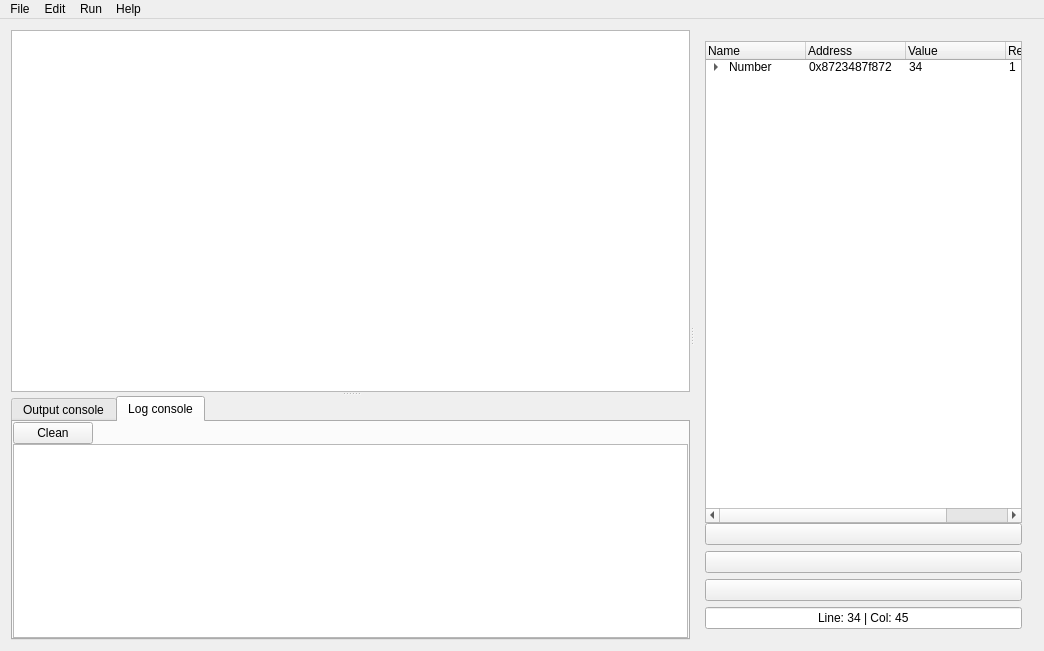
<?xml version="1.0" encoding="UTF-8"?>
<ui version="4.0">
 <class>cexi_ide</class>
 <widget class="QMainWindow" name="cexi_ide">
  <property name="geometry">
   <rect>
    <x>0</x>
    <y>0</y>
    <width>1044</width>
    <height>651</height>
   </rect>
  </property>
  <property name="windowTitle">
   <string>cexi_ide</string>
  </property>
  <widget class="QWidget" name="centralWidget">
   <layout class="QHBoxLayout" name="horizontalLayout">
    <item>
     <widget class="QSplitter" name="splitter_2">
      <property name="sizePolicy">
       <sizepolicy hsizetype="Expanding" vsizetype="Preferred">
        <horstretch>0</horstretch>
        <verstretch>0</verstretch>
       </sizepolicy>
      </property>
      <property name="minimumSize">
       <size>
        <width>100</width>
        <height>0</height>
       </size>
      </property>
      <property name="baseSize">
       <size>
        <width>100</width>
        <height>0</height>
       </size>
      </property>
      <property name="orientation">
       <enum>Qt::Horizontal</enum>
      </property>
      <property name="childrenCollapsible">
       <bool>true</bool>
      </property>
      <widget class="QSplitter" name="splitter">
       <property name="sizePolicy">
        <sizepolicy hsizetype="Ignored" vsizetype="Preferred">
         <horstretch>0</horstretch>
         <verstretch>0</verstretch>
        </sizepolicy>
       </property>
       <property name="minimumSize">
        <size>
         <width>0</width>
         <height>0</height>
        </size>
       </property>
       <property name="baseSize">
        <size>
         <width>0</width>
         <height>0</height>
        </size>
       </property>
       <property name="frameShape">
        <enum>QFrame::NoFrame</enum>
       </property>
       <property name="frameShadow">
        <enum>QFrame::Plain</enum>
       </property>
       <property name="midLineWidth">
        <number>0</number>
       </property>
       <property name="orientation">
        <enum>Qt::Vertical</enum>
       </property>
       <property name="opaqueResize">
        <bool>true</bool>
       </property>
       <property name="childrenCollapsible">
        <bool>true</bool>
       </property>
       <widget class="QPlainTextEdit" name="plainTextEdit">
        <property name="sizePolicy">
         <sizepolicy hsizetype="Maximum" vsizetype="Maximum">
          <horstretch>0</horstretch>
          <verstretch>2</verstretch>
         </sizepolicy>
        </property>
        <property name="minimumSize">
         <size>
          <width>133</width>
          <height>100</height>
         </size>
        </property>
        <property name="baseSize">
         <size>
          <width>200</width>
          <height>200</height>
         </size>
        </property>
       </widget>
       <widget class="QTabWidget" name="tabWidget">
        <property name="sizePolicy">
         <sizepolicy hsizetype="Minimum" vsizetype="Minimum">
          <horstretch>0</horstretch>
          <verstretch>0</verstretch>
         </sizepolicy>
        </property>
        <property name="baseSize">
         <size>
          <width>0</width>
          <height>0</height>
         </size>
        </property>
        <property name="currentIndex">
         <number>1</number>
        </property>
        <widget class="QWidget" name="tab">
         <property name="baseSize">
          <size>
           <width>0</width>
           <height>20</height>
          </size>
         </property>
         <attribute name="title">
          <string>Output console</string>
         </attribute>
         <layout class="QVBoxLayout" name="verticalLayout_5">
          <property name="spacing">
           <number>0</number>
          </property>
          <property name="leftMargin">
           <number>0</number>
          </property>
          <property name="topMargin">
           <number>0</number>
          </property>
          <property name="rightMargin">
           <number>0</number>
          </property>
          <property name="bottomMargin">
           <number>0</number>
          </property>
          <item>
           <layout class="QHBoxLayout" name="horizontalLayout_3">
            <item>
             <widget class="QPushButton" name="pushButton_5">
              <property name="text">
               <string>Clean</string>
              </property>
             </widget>
            </item>
            <item>
             <spacer name="horizontalSpacer_2">
              <property name="orientation">
               <enum>Qt::Horizontal</enum>
              </property>
              <property name="sizeHint" stdset="0">
               <size>
                <width>40</width>
                <height>20</height>
               </size>
              </property>
             </spacer>
            </item>
           </layout>
          </item>
          <item>
           <widget class="QPlainTextEdit" name="plainTextEdit_3">
            <property name="sizePolicy">
             <sizepolicy hsizetype="Expanding" vsizetype="Expanding">
              <horstretch>0</horstretch>
              <verstretch>0</verstretch>
             </sizepolicy>
            </property>
           </widget>
          </item>
         </layout>
        </widget>
        <widget class="QWidget" name="tab_2">
         <attribute name="title">
          <string>Log console</string>
         </attribute>
         <layout class="QVBoxLayout" name="verticalLayout_4">
          <property name="spacing">
           <number>0</number>
          </property>
          <property name="leftMargin">
           <number>0</number>
          </property>
          <property name="topMargin">
           <number>0</number>
          </property>
          <property name="rightMargin">
           <number>0</number>
          </property>
          <property name="bottomMargin">
           <number>0</number>
          </property>
          <item>
           <layout class="QHBoxLayout" name="horizontalLayout_2">
            <item>
             <widget class="QPushButton" name="pushButton_4">
              <property name="text">
               <string>Clean</string>
              </property>
             </widget>
            </item>
            <item>
             <spacer name="horizontalSpacer">
              <property name="orientation">
               <enum>Qt::Horizontal</enum>
              </property>
              <property name="sizeHint" stdset="0">
               <size>
                <width>40</width>
                <height>20</height>
               </size>
              </property>
             </spacer>
            </item>
           </layout>
          </item>
          <item>
           <widget class="QPlainTextEdit" name="plainTextEdit_2">
            <property name="sizePolicy">
             <sizepolicy hsizetype="Minimum" vsizetype="Expanding">
              <horstretch>0</horstretch>
              <verstretch>0</verstretch>
             </sizepolicy>
            </property>
           </widget>
          </item>
         </layout>
        </widget>
       </widget>
      </widget>
      <widget class="QWidget" name="">
       <layout class="QVBoxLayout" name="verticalLayout_2">
        <property name="spacing">
         <number>0</number>
        </property>
        <item>
         <widget class="QTreeWidget" name="treeWidget">
          <property name="sizePolicy">
           <sizepolicy hsizetype="Ignored" vsizetype="Expanding">
            <horstretch>0</horstretch>
            <verstretch>0</verstretch>
           </sizepolicy>
          </property>
          <property name="minimumSize">
           <size>
            <width>20</width>
            <height>0</height>
           </size>
          </property>
          <property name="baseSize">
           <size>
            <width>1000</width>
            <height>0</height>
           </size>
          </property>
          <column>
           <property name="text">
            <string>Name</string>
           </property>
          </column>
          <column>
           <property name="text">
            <string>Address</string>
           </property>
          </column>
          <column>
           <property name="text">
            <string>Value</string>
           </property>
          </column>
          <column>
           <property name="text">
            <string>Ref. Count</string>
           </property>
          </column>
          <item>
           <property name="text">
            <string>Number</string>
           </property>
           <property name="text">
            <string>0x8723487f872</string>
           </property>
           <property name="text">
            <string>34</string>
           </property>
           <property name="text">
            <string>1</string>
           </property>
           <item>
            <property name="text">
             <string>Ref1</string>
            </property>
            <property name="text">
             <string>0x732478c7</string>
            </property>
            <property name="text">
             <string>0x8723487f872</string>
            </property>
            <property name="text">
             <string>0</string>
            </property>
           </item>
          </item>
         </widget>
        </item>
        <item>
         <layout class="QVBoxLayout" name="verticalLayout">
          <item>
           <widget class="QPushButton" name="pushButton">
            <property name="sizePolicy">
             <sizepolicy hsizetype="Minimum" vsizetype="Minimum">
              <horstretch>0</horstretch>
              <verstretch>0</verstretch>
             </sizepolicy>
            </property>
            <property name="minimumSize">
             <size>
              <width>0</width>
              <height>0</height>
             </size>
            </property>
            <property name="baseSize">
             <size>
              <width>0</width>
              <height>0</height>
             </size>
            </property>
            <property name="toolTip">
             <string>Run program</string>
            </property>
            <property name="toolTipDuration">
             <number>1</number>
            </property>
            <property name="text">
             <string/>
            </property>
            <property name="icon">
             <iconset>
              <normaloff>res/play-5-256.png</normaloff>res/play-5-256.png</iconset>
            </property>
            <property name="iconSize">
             <size>
              <width>32</width>
              <height>32</height>
             </size>
            </property>
           </widget>
          </item>
          <item>
           <widget class="QPushButton" name="pushButton_3">
            <property name="sizePolicy">
             <sizepolicy hsizetype="Minimum" vsizetype="Minimum">
              <horstretch>0</horstretch>
              <verstretch>0</verstretch>
             </sizepolicy>
            </property>
            <property name="minimumSize">
             <size>
              <width>0</width>
              <height>0</height>
             </size>
            </property>
            <property name="baseSize">
             <size>
              <width>0</width>
              <height>0</height>
             </size>
            </property>
            <property name="toolTip">
             <string>Next line</string>
            </property>
            <property name="toolTipDuration">
             <number>1</number>
            </property>
            <property name="text">
             <string/>
            </property>
            <property name="icon">
             <iconset>
              <normaloff>res/arrow-31-256.png</normaloff>res/arrow-31-256.png</iconset>
            </property>
            <property name="iconSize">
             <size>
              <width>32</width>
              <height>32</height>
             </size>
            </property>
           </widget>
          </item>
          <item>
           <widget class="QPushButton" name="pushButton_2">
            <property name="sizePolicy">
             <sizepolicy hsizetype="Minimum" vsizetype="Minimum">
              <horstretch>0</horstretch>
              <verstretch>0</verstretch>
             </sizepolicy>
            </property>
            <property name="minimumSize">
             <size>
              <width>0</width>
              <height>0</height>
             </size>
            </property>
            <property name="baseSize">
             <size>
              <width>0</width>
              <height>0</height>
             </size>
            </property>
            <property name="toolTip">
             <string>Stop program</string>
            </property>
            <property name="toolTipDuration">
             <number>1</number>
            </property>
            <property name="text">
             <string/>
            </property>
            <property name="icon">
             <iconset>
              <normaloff>res/square-256.png</normaloff>res/square-256.png</iconset>
            </property>
            <property name="iconSize">
             <size>
              <width>32</width>
              <height>32</height>
             </size>
            </property>
           </widget>
          </item>
          <item>
           <widget class="QLineEdit" name="lineEdit">
            <property name="sizePolicy">
             <sizepolicy hsizetype="Expanding" vsizetype="Maximum">
              <horstretch>0</horstretch>
              <verstretch>0</verstretch>
             </sizepolicy>
            </property>
            <property name="minimumSize">
             <size>
              <width>0</width>
              <height>0</height>
             </size>
            </property>
            <property name="baseSize">
             <size>
              <width>0</width>
              <height>0</height>
             </size>
            </property>
            <property name="font">
             <font>
              <stylestrategy>PreferAntialias</stylestrategy>
             </font>
            </property>
            <property name="autoFillBackground">
             <bool>false</bool>
            </property>
            <property name="text">
             <string>Line: 34 | Col: 45</string>
            </property>
            <property name="alignment">
             <set>Qt::AlignCenter</set>
            </property>
            <property name="readOnly">
             <bool>true</bool>
            </property>
            <property name="clearButtonEnabled">
             <bool>false</bool>
            </property>
           </widget>
          </item>
         </layout>
        </item>
       </layout>
      </widget>
     </widget>
    </item>
   </layout>
  </widget>
  <widget class="QMenuBar" name="menuBar">
   <property name="geometry">
    <rect>
     <x>0</x>
     <y>0</y>
     <width>1044</width>
     <height>22</height>
    </rect>
   </property>
   <widget class="QMenu" name="menuFile">
    <property name="title">
     <string>File</string>
    </property>
    <addaction name="actionOpen"/>
    <addaction name="actionClose"/>
    <addaction name="separator"/>
    <addaction name="actionSave_all"/>
    <addaction name="actionSave_as"/>
   </widget>
   <widget class="QMenu" name="menuEdit">
    <property name="title">
     <string>Edit</string>
    </property>
    <addaction name="actionCopy"/>
    <addaction name="actionCut"/>
    <addaction name="actionPaste"/>
   </widget>
   <widget class="QMenu" name="menuRun">
    <property name="title">
     <string>Run</string>
    </property>
    <addaction name="actionRun"/>
    <addaction name="actionStep"/>
    <addaction name="actionStop"/>
   </widget>
   <widget class="QMenu" name="menuHelp">
    <property name="title">
     <string>Help</string>
    </property>
    <addaction name="actionAbout"/>
   </widget>
   <addaction name="menuFile"/>
   <addaction name="menuEdit"/>
   <addaction name="menuRun"/>
   <addaction name="menuHelp"/>
  </widget>
  <action name="actionOpen">
   <property name="icon">
    <iconset>
     <normaloff>res/open-in-browser-24.png</normaloff>res/open-in-browser-24.png</iconset>
   </property>
   <property name="text">
    <string>Open</string>
   </property>
  </action>
  <action name="actionClose">
   <property name="icon">
    <iconset>
     <normaloff>res/close-window-24.png</normaloff>res/close-window-24.png</iconset>
   </property>
   <property name="text">
    <string>Close</string>
   </property>
  </action>
  <action name="actionSave_all">
   <property name="icon">
    <iconset>
     <normaloff>res/save-24.png</normaloff>res/save-24.png</iconset>
   </property>
   <property name="text">
    <string>Save all</string>
   </property>
  </action>
  <action name="actionSave_as">
   <property name="icon">
    <iconset>
     <normaloff>res/save-as-24.png</normaloff>res/save-as-24.png</iconset>
   </property>
   <property name="text">
    <string>Save as...</string>
   </property>
  </action>
  <action name="actionCopy">
   <property name="icon">
    <iconset>
     <normaloff>res/copy-24.png</normaloff>res/copy-24.png</iconset>
   </property>
   <property name="text">
    <string>Copy</string>
   </property>
  </action>
  <action name="actionCut">
   <property name="icon">
    <iconset>
     <normaloff>res/cut-24.png</normaloff>res/cut-24.png</iconset>
   </property>
   <property name="text">
    <string>Cut</string>
   </property>
  </action>
  <action name="actionPaste">
   <property name="icon">
    <iconset>
     <normaloff>res/clipboard-8-24.png</normaloff>res/clipboard-8-24.png</iconset>
   </property>
   <property name="text">
    <string>Paste</string>
   </property>
  </action>
  <action name="actionRun">
   <property name="icon">
    <iconset>
     <normaloff>res/play-5-256.png</normaloff>res/play-5-256.png</iconset>
   </property>
   <property name="text">
    <string>Start</string>
   </property>
  </action>
  <action name="actionStep">
   <property name="icon">
    <iconset>
     <normaloff>res/arrow-31-256.png</normaloff>res/arrow-31-256.png</iconset>
   </property>
   <property name="text">
    <string>Step</string>
   </property>
  </action>
  <action name="actionStop">
   <property name="icon">
    <iconset>
     <normaloff>res/square-256.png</normaloff>res/square-256.png</iconset>
   </property>
   <property name="text">
    <string>Stop</string>
   </property>
  </action>
  <action name="actionAbout">
   <property name="icon">
    <iconset>
     <normaloff>res/about-24.png</normaloff>res/about-24.png</iconset>
   </property>
   <property name="text">
    <string>About</string>
   </property>
  </action>
 </widget>
 <layoutdefault spacing="6" margin="11"/>
 <resources/>
 <connections/>
</ui>
